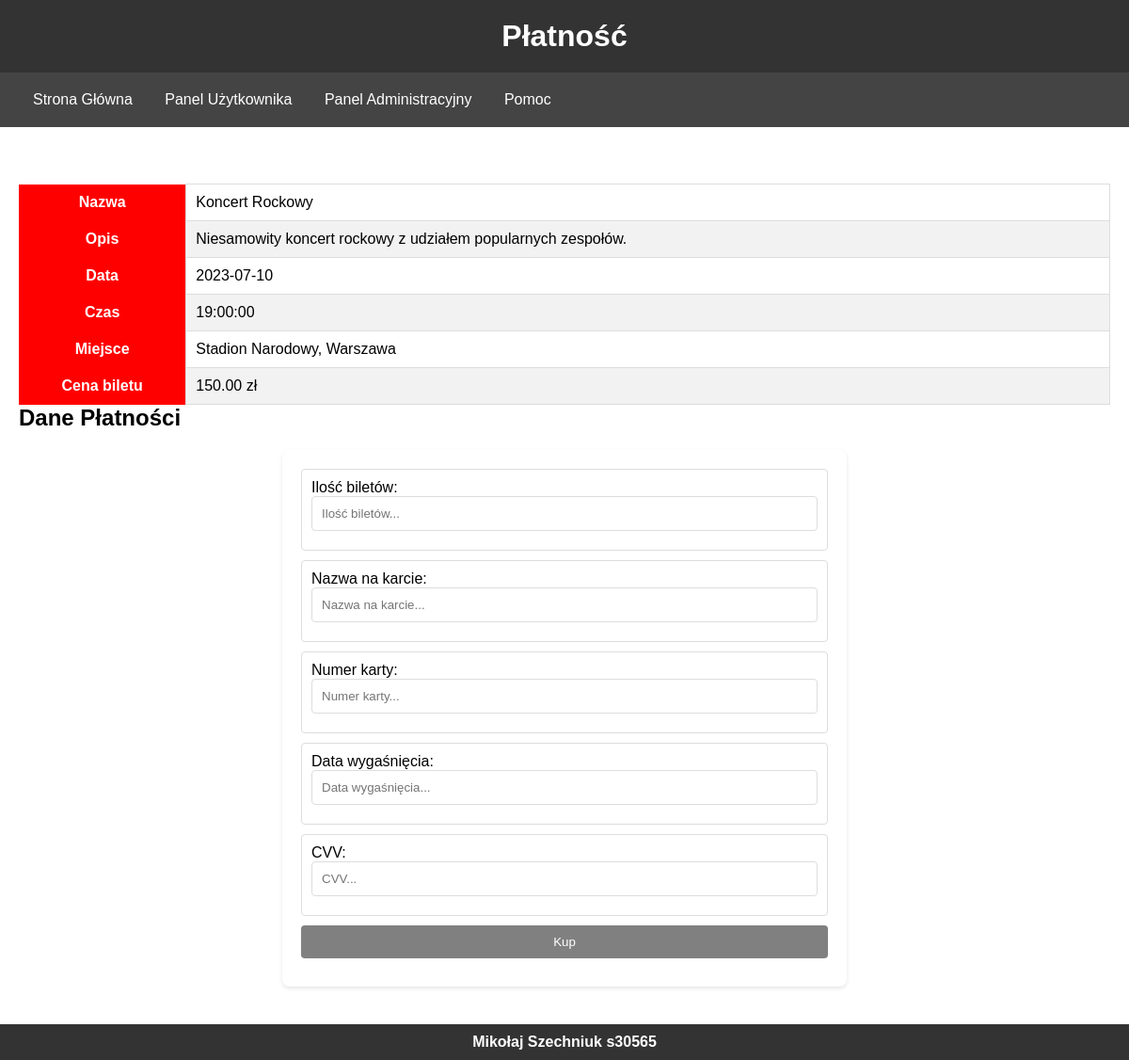
Page /payment.php?id_wydarzenia=1 (signed in) on the committed database.
### tables this page shows
CREATE TABLE wydarzenia (
  id INT AUTO_INCREMENT PRIMARY KEY,
  nazwa VARCHAR(255) NOT NULL,
  opis TEXT,
  data DATE,
  czas TIME,
  miejsce VARCHAR(255),
  cena_biletu DECIMAL(10, 2)
);

### payment.php (the view, shortened to what this page needs)
<!DOCTYPE html>
<html lang="pl">
<head>
    <link rel="stylesheet" href="styl.css">
</head>
<body>
    <header>
        <h1>Płatność</h1>
    </header>
    <nav>
        <a href="main.php">Strona Główna</a>
        <a href="user.php">Panel Użytkownika</a>
        <a href="admin.php">Panel Administracyjny</a>
        <a href="help.php">Pomoc</a>
    </nav>
    <main>
        <div class="payment-container">
        <?php
            $db = new mysqli('localhost', 'root', '', 'ticket_store');
            $id_wydarzenia = isset($_GET['id_wydarzenia']) ? $db->real_escape_string($_GET['id_wydarzenia']) : null;
            $sql = "SELECT * FROM wydarzenia WHERE id = $id_wydarzenia";
            $result = $db->query($sql);
            if ($result && $result->num_rows > 0) {
                $wydarzenie = $result->fetch_assoc();
                echo "<table>";
                echo "<tr><th>Nazwa</th><td>" . $wydarzenie['nazwa'] . "</td></tr>";
                echo "<tr><th>Opis</th><td>" . $wydarzenie['opis'] . "</td></tr>";
                echo "<tr><th>Data</th><td>" . $wydarzenie['data'] . "</td></tr>";
                echo "<tr><th>Czas</th><td>" . $wydarzenie['czas'] . "</td></tr>";
                echo "<tr><th>Miejsce</th><td>" . $wydarzenie['miejsce'] . "</td></tr>";
                echo "<tr><th>Cena biletu</th><td>" . $wydarzenie['cena_biletu'] . " zł</td></tr>";
                echo "</table>";
            } else {
                echo "Nie znaleziono wydarzenia o podanym ID!";
            }
        ?>
            <h2>Dane Płatności</h2>
            <form action="buy_ticket.php" method="post" class="payment-form">
                <div class="form-group">
                    <label for="quantity">Ilość biletów:</label>
                    <input type="number" id="quantity" name="ilość" placeholder="Ilość biletów..." required>
                </div>
                <div class="form-group">
                    <label for="card-name">Nazwa na karcie:</label>
                    <input type="text" id="card-name" name="nazwa_karty" placeholder="Nazwa na karcie..." required>
                </div>
                <div class="form-group">
                    <label for="card-number">Numer karty:</label>
                    <input type="text" id="card-number" name="numer_karty" placeholder="Numer karty..." required>
                </div>
                <div class="form-group">
                    <label for="expiry-date">Data wygaśnięcia:</label>
                    <input type="text" id="expiry-date" name="data_wygaśnięcia" placeholder="Data wygaśnięcia..." required>
                </div>
                <div class="form-group">
                    <label for="cvv">CVV:</label>
                    <input type="text" id="cvv" name="cvv" placeholder="CVV..." required>
                </div>
                <button type="submit" class="payment-button">Kup</button>
            </form>
        </div>
    </main>
    <footer>
        <h4>Mikołaj Szechniuk s30565</h4>
    </footer>
</body>
</html>

### styl.css (style rules this page uses)
* { margin: 0; padding: 0; box-sizing: border-box; }
body, h1, h2, button, input, form, table, th, td { font-family: Arial, sans-serif; }
header, nav, main, footer { padding: 20px; }
header { background-color: #333; color: white; text-align: center; }
nav { background-color: #444; margin-bottom: 20px; }
nav a { color: white; text-decoration: none; padding: 0 15px; }
main { background-color: white; padding: 20px; }
footer { background-color: #333; color: white; text-align: center; padding: 10px 0; }
form { max-width: 600px; margin: 20px auto; padding: 20px; background-color: #fff; border-radius: 8px; box-shadow: 0 2px 4px rgba(0, 0, 0, 0.1); }
form .form-group, form input[type='text'], form input[type='email'], form input[type='password'], form input[type='number'], form textarea, form button { width: 100%; padding: 10px; margin-bottom: 10px; border: 1px solid #ddd; border-radius: 4px; }
form button { border: none; background-color: grey; color: white; cursor: pointer; }
table { width: 100%; border-collapse: collapse; margin-top: 20px; }
th { background-color: red; color: white; }
td { border: 1px solid #ddd; padding: 10px; text-align: left; }
tr:nth-child(even) { background-color: #f2f2f2; }

### rows in the picture
wydarzenia: nazwa "Koncert Rockowy", opis "Niesamowity koncert rockowy z udziałem popularnych zespołów.", data "2023-07-10", czas "19:00:00", miejsce "Stadion Narodowy, Warszawa", cena_biletu "150.00"
